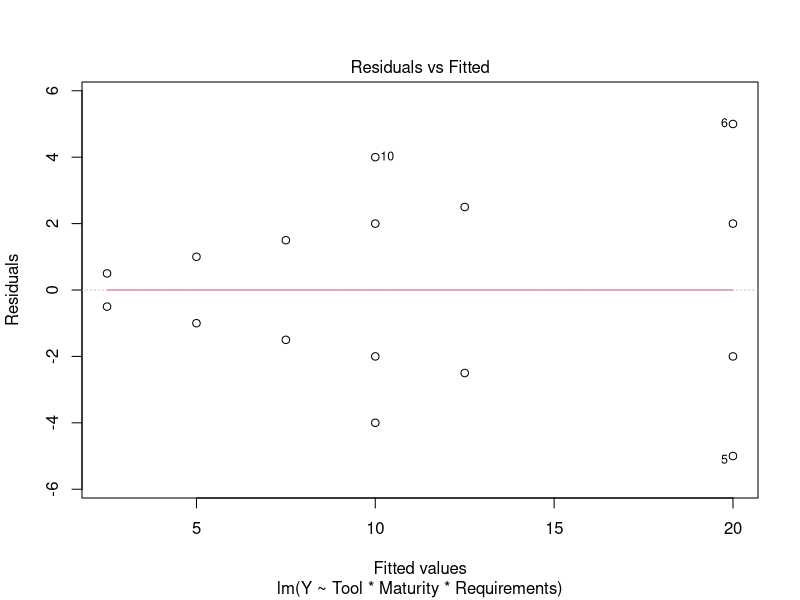
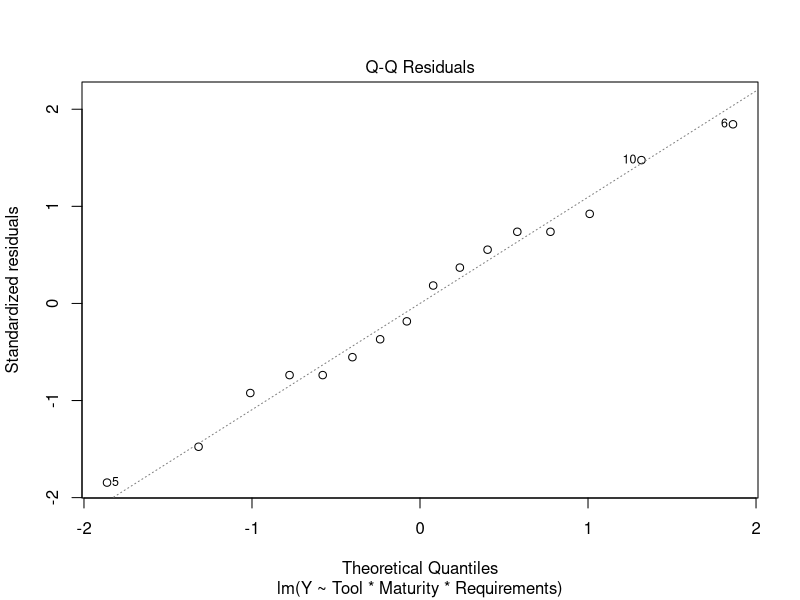
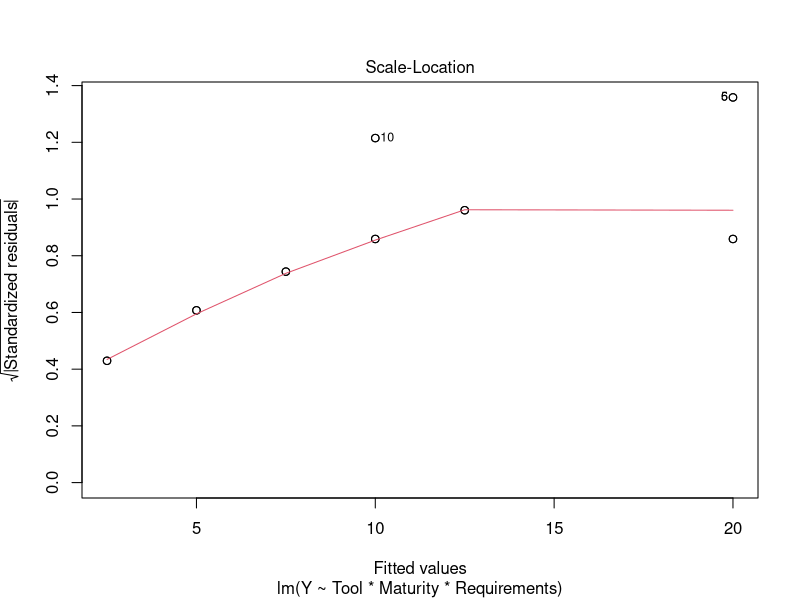
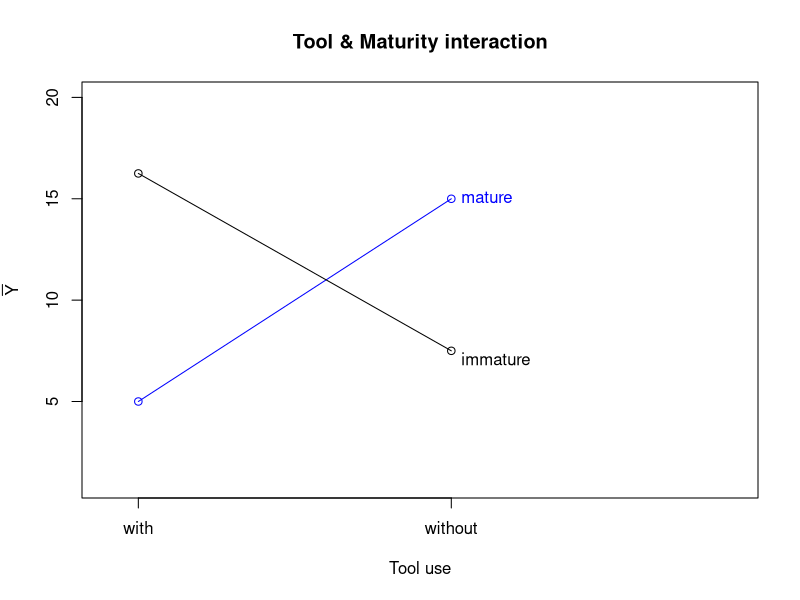

Write R code to recreate these figures, in order.
####################
#### CHAPTER 13 ####
####################

##########
## 13.1 ##
##########
(blocked <- data.frame(Tool = c("use", "use",
                               "use", "use",
                               "non-use", "non-use",
                               "non-use", "non-use",
                               "non-use", "non-use",
                               "use", "use",
                               "use", "use",
                               "non-use", "non-use"),
                      Maturity = c("mature", "mature",
                                   "immature", "immature",
                                   "mature", "mature",
                                   "immature", "immature",
                                   "mature", "mature",
                                   "immature", "immature",
                                   "mature", "mature",
                                   "immature", "immature"),
                      Requirements = c("clear", "clear",
                                       "ambiguous", "ambiguous",
                                       "ambiguous", "ambiguous",
                                       "clear", "clear",
                                       "clear", "clear",
                                       "clear", "clear",
                                       "ambiguous", "ambiguous",
                                       "ambiguous", "ambiguous"),
                      Block = as.factor(c(1, 1,
                                1, 1,
                                1, 1,
                                1, 1,
                                2, 2,
                                2, 2,
                                2, 2,
                                2, 2)),
                      Y = c(2, 3,
                            18, 22,
                            15, 25,
                            4, 6,
                            6, 14,
                            10, 15,
                            6, 9,
                            8, 12)))

##########
## 13.2 ##
##########

## Model: ##
blockedmodelfull <- lm(Y ~ Tool * Maturity * Requirements, data = blocked)

## Tests: ##
plot(blockedmodelfull, which = 1)
plot(blockedmodelfull, which = 2)
plot(blockedmodelfull, which = 3)

##########
## 10.3 ##
##########
anova(blockedmodelfull)

## SST ###
(sst <- sum(anova(blockedmodelfull)$"Sum Sq"))

# See anova table for values of SSA (i.e. Tool in anova table),
##  SSB (i.e. Maturity in anova table), SSC, etc.

###################
### Figure 13.1 ###
###################
## Interaction AB ##
plot(x = c(1,2),
     y = c(mean(subset(blocked, Maturity == "mature" & Tool == "use")$Y),
          mean(subset(blocked, Maturity == "mature" & Tool == "non-use")$Y)),
     type = "o",
     ylim =c(1, 20),
     xlim = c(0.9, 2.9),
     xaxt = "n",
     ylab = expression(bar(Y)),
     xlab = "Tool use",
     col = "blue",
     main = "Tool & Maturity interaction")
lines(x = c(1,2), y = c(mean(subset(blocked, Maturity == "immature" & Tool == "use")$Y),
                        mean(subset(blocked, Maturity == "immature" & Tool == "non-use")$Y)), type = "o")
axis(1, at = c(1,2), labels = c("with", "without"))
text(2, 15, "mature", pos = 4, col = "blue")
text(2, 7, "immature", pos = 4)

